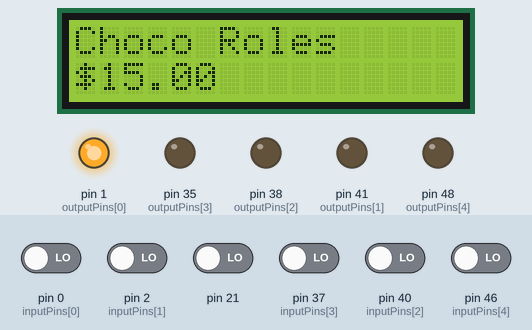
Bench run of a sketch on a simulated Arduino Mega 2560, built for the host (arithmetic inside an expression is 32-bit, double 64-bit). Shown: 16×2 character LCD, output pins drawn as LEDs (lit = HIGH). The test bench sets the inputs (shaded band); at power-on: pin 0 (inputPins[0]), pin 2 (inputPins[1]), pin 21, pin 37 (inputPins[3]), pin 40 (inputPins[2]), pin 46 (inputPins[4]) LOW.

Above: at 1.2 s.
1.3 s: pin 0 (inputPins[0]) driven HIGH
At 6.3 s:
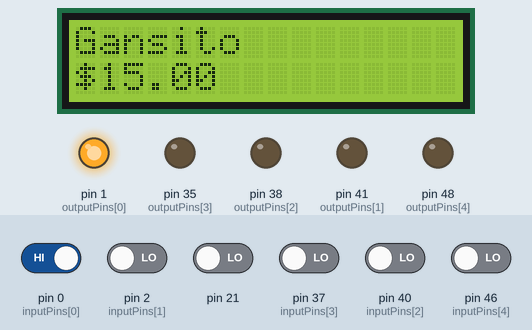
11.5 s: pin 0 (inputPins[0]) driven LOW
At 15.6 s:
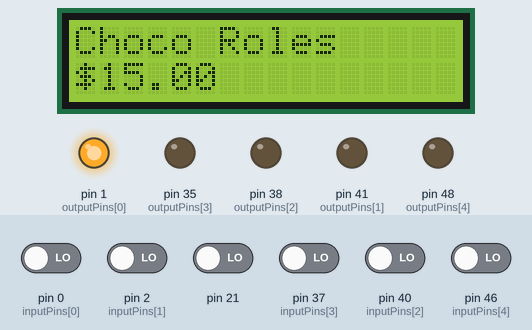
21.5 s: pin 2 (inputPins[1]) driven HIGH
At 26.1 s:
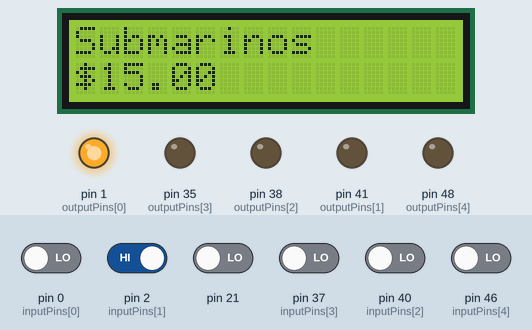
31.6 s: pin 2 (inputPins[1]) driven LOW
At 35.4 s:
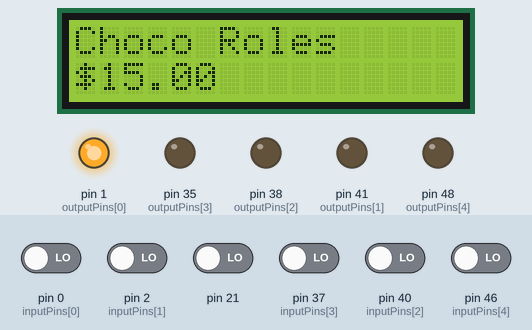
41.6 s: pin 37 (inputPins[3]) driven HIGH
At 45.9 s:
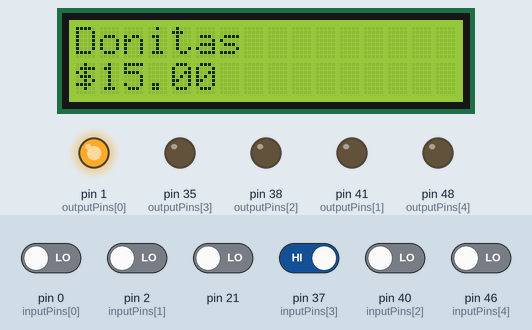
51.6 s: pin 40 (inputPins[2]) driven HIGH
At 56.3 s:
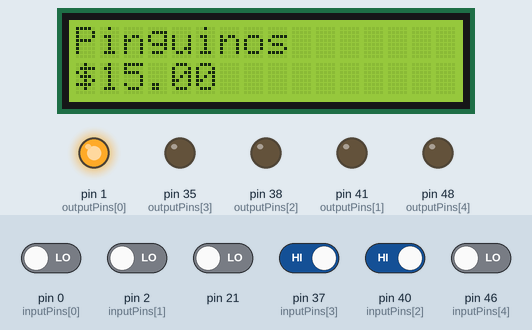
Timing chart, 0 to 57.8 s (numbered marks = the images above; inputs shaded):
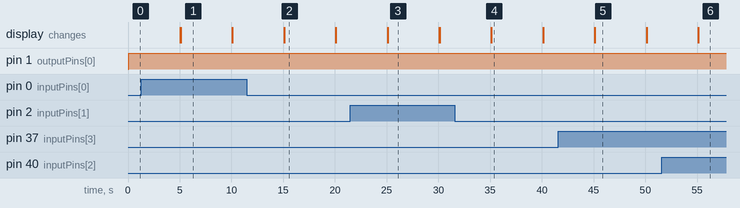

Measured:
- after the input at 1.3 s, the display: first differs from a run without the input after 3.8 s (image 1)
- after the input at 11.5 s, the display: first differs from a run without the input after 3.6 s (image 2)
- after the input at 21.5 s, the display: first differs from a run without the input after 3.6 s (image 3)
- after the input at 31.6 s, the display: first differs from a run without the input after 3.5 s (image 4)
- after the input at 41.6 s, the display: first differs from a run without the input after 3.5 s (image 5)
- after the input at 51.6 s, the display: first differs from a run without the input after 3.5 s (image 6)
- what the display in image 1 shows lasts 5.0 s, from 5.1 s to 10.1 s

The sketch:

4-1-maquinaExpendedora.ino
```cpp
#include <LiquidCrystal.h>
LiquidCrystal lcd(4,5,17,18,8,3);
const int inputPins[] = {0,2,40,37,46}; // Pines para las entradas (similar a PORTD)
const int outputPins[] = {1,41,38,35,48}; // Pines de salida (similar a PORTB)

int productoElejido=0;

int btnPress = 0;

void setup() {
  // Configuración de pines
  for (int i = 0; i < 5; i++) {
    pinMode(inputPins[i], INPUT_PULLDOWN);
    attachInterrupt(inputPins[i], getPressBtn, RISING);
  }

  for (int i = 0; i < 5; i++) {
    pinMode(outputPins[i], OUTPUT);
  }

  lcd.begin(16, 2);
  lcd.clear();
  lcd.print("Interfacing LCD");

  lcd.setCursor(0,1);
  lcd.print ("Hello world!");


  Serial.begin(9600);  // Inicia la comunicación serial a 9600 bps


}

void MotorDeLED(int motor, char* mensaje, char* precio){

  lcd.clear();
  lcd.print(mensaje);

  lcd.setCursor(0,1);
  lcd.print (precio);

  digitalWrite(motor,HIGH);
  delay(5000);
  digitalWrite(motor,LOW);
  lcd.clear();

}

void getPressBtn(){
  btnPress=0;
  for(int i = 0; i<5; i++){
    btnPress++;
    if(digitalRead(inputPins[i]))
      break;
  }
}

void loop() {

  getPressBtn();
  switch (btnPress){
    case 1:
      MotorDeLED(1,"Gansito","$15.00");
      break;
    case 2:
      MotorDeLED(1,"Submarinos","$15.00");
      break;
    case 3:
      MotorDeLED(1,"Pinguinos","$15.00");
      break;
    case 4:
      MotorDeLED(1,"Donitas","$15.00");
      break;
    case 5:
      MotorDeLED(1,"Choco Roles","$15.00");
      break;
    default:
      MotorDeLED(1,"Negrito","$15.00");
      break;
  }

}
```
